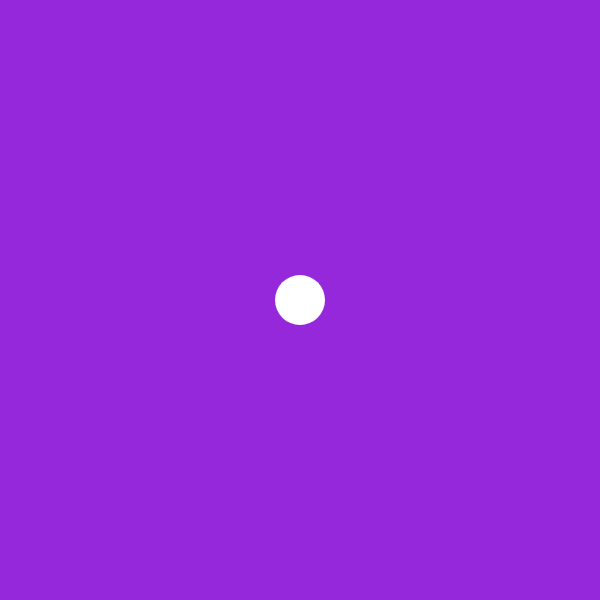
Frame 1 (no input)
Frame 60 (no input): identical to frame 1, image omitted
Frame 120 (the mouse pressed at the canvas centre since frame 60): identical to frame 1, image omitted

The p5.js sketch that drew this single still picture (run headless with seeded random() and noise() and a simulated clock; from frame 60 on, the mouse is pressed at the canvas centre):

// p5.js sketch
// ── sketch.js
let x, y;

function setup() {
  createCanvas(600, 600);
  x = width / 2;
  y = height / 2;
}

function draw() {
  background(150, 40, 220);
  fill(255);
  noStroke();
  ellipseMode(CENTER);
  circle(x, y, 50);
}

function keyPressed() {
  console.log(key);
  console.log(keyCode);
  if (keyCode == LEFT_ARROW) x -= 10;
  else if (keyCode == RIGHT_ARROW) x += 10;
  if (keyCode == UP_ARROW) y -= 10;
  else if (keyCode == DOWN_ARROW) y += 10;
}
